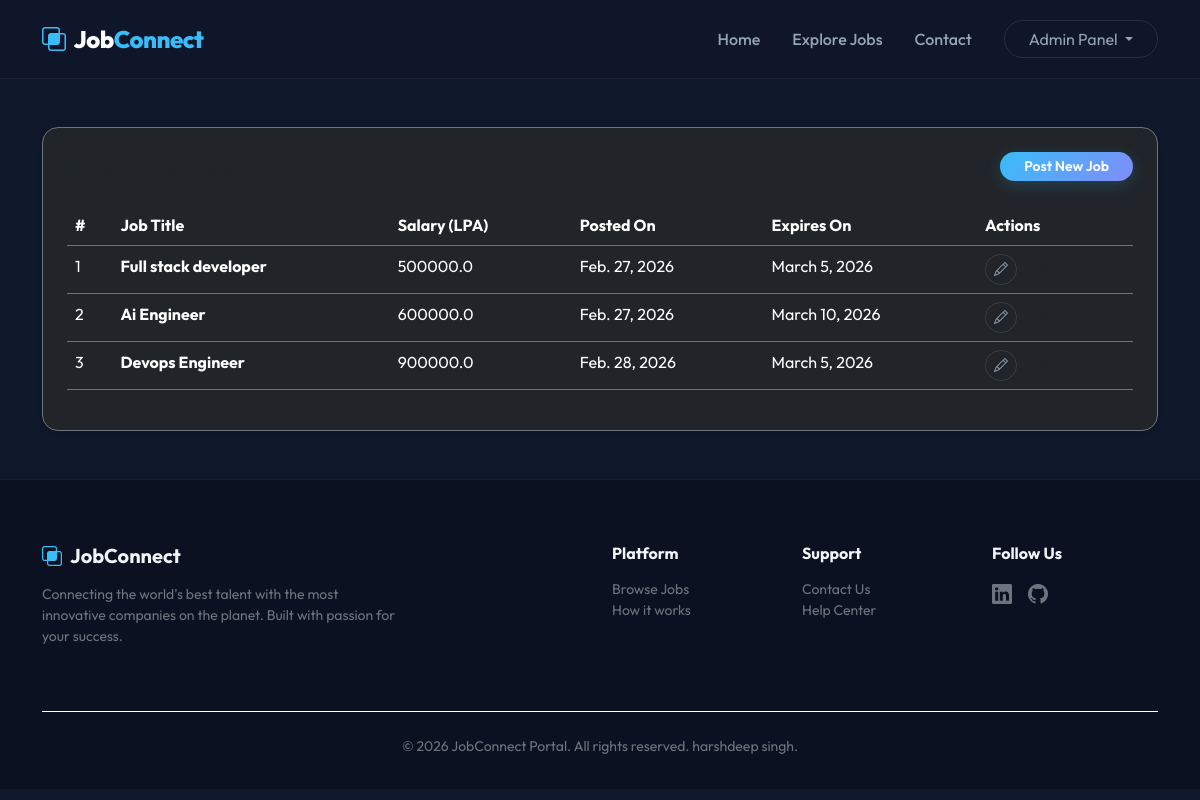
Page /job_list/ (signed in) on the earlier database version.
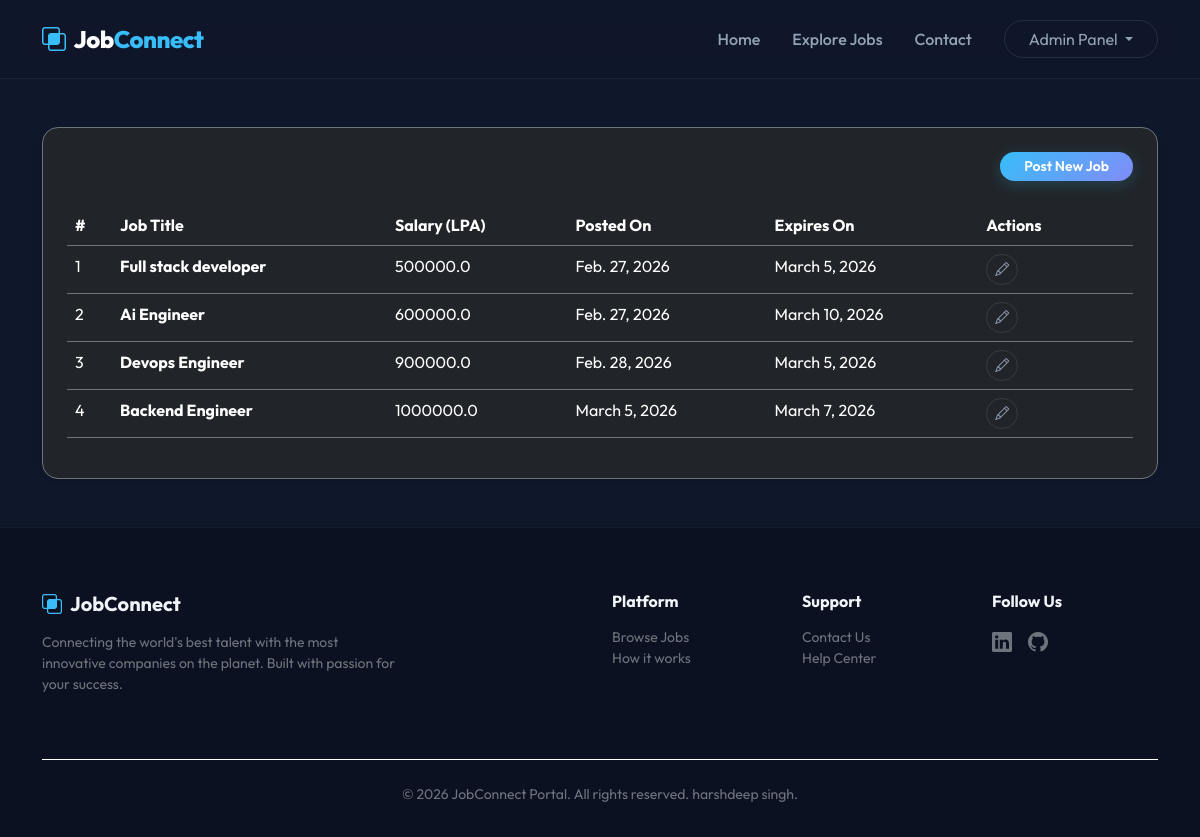
Same page on the later database version.
### job/models.py (models this page shows, shortened)
class Job(models.Model):
    recruiter = models.ForeignKey(Recruiter, on_delete=models.CASCADE)
    start_date = models.DateField(null=True)
    end_date = models.DateField()
    title = models.CharField(max_length=100, null=True)
    salary = models.FloatField(max_length=20)
    description = models.CharField(max_length=300, null=True)
    experience = models.CharField(max_length=100, null=True)
    skills = models.CharField(max_length=100, null=True)
    creationdate = models.DateField(auto_now_add=True)

### job/views.py (the view)
# urls.py: path('job_list/', views.job_list, name="job_list"),
def job_list(request):
    if not request.user.is_authenticated:
        return redirect('recruiterlogin')
    user=request.user
    recruiter=Recruiter.objects.get(user=user)
    job=Job.objects.filter(recruiter=recruiter)
    context={'job':job}
    return render(request, 'job_list.html',context)

### job/templates/job_list.html (shortened to what this page needs)
{% extends 'base.html' %}
{% block content %}
<div class="container py-5">
    <div class="card bg-dark border-secondary p-4 rounded-4 shadow-sm">
        <div class="d-flex justify-content-between align-items-center mb-4">
            <h4 class="fw-bold mb-0">My Job Listings</h4>
            <a href="{% url 'add_job' %}" class="btn btn-primary-gradient btn-sm rounded-pill px-4">Post New Job</a>
        </div>
        <div class="table-responsive">
            <table class="table table-dark table-hover border-secondary">
                <thead>
                    <tr class="text-secondary">
                        <th>#</th>
                        <th>Job Title</th>
                        <th>Salary (LPA)</th>
                        <th>Posted On</th>
                        <th>Expires On</th>
                        <th>Actions</th>
                    </tr>
                </thead>
                <tbody>
                    {% for i in job %}
                    <tr>
                        <td>{{ forloop.counter }}</td>
                        <td class="fw-bold">{{ i.title }}</td>
                        <td>{{ i.salary }}</td>
                        <td>{{ i.creationdate }}</td>
                        <td>{{ i.end_date }}</td>
                        <td>
                            <a href="{% url 'edit_jobdetail' i.id %}"
                                class="btn btn-sm btn-outline-custom rounded-pill me-2"><i class="bi bi-pencil"></i></a>
                            <a href="{% url 'job_detail' i.id %}" class="btn btn-sm btn-outline-accent rounded-pill"><i
                                    class="bi bi-eye"></i></a>
                        </td>
                    </tr>
                    {% endfor %}
                </tbody>
            </table>
        </div>
    </div>
</div>
{% endblock %}

Differences in the rows shown:
added Job: title "Backend Engineer", salary "1000000.0", creationdate "March 5, 2026", end_date "March 7, 2026"
